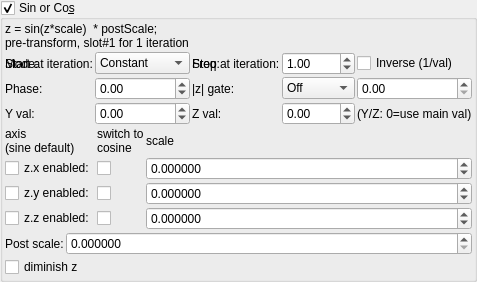
    <widget class="MyGroupBox" name="groupCheck_transf_function_enabledCy_false">
     <property name="title">
      <string>Sin or Co&amp;s</string>
     </property>
     <property name="checkable">
      <bool>true</bool>
     </property>
     <layout class="QVBoxLayout" name="verticalLayout_10" stretch="0,0,0,0,0">
      <property name="spacing">
       <number>2</number>
      </property>
      <property name="leftMargin">
       <number>2</number>
      </property>
      <property name="topMargin">
       <number>2</number>
      </property>
      <property name="rightMargin">
       <number>2</number>
      </property>
      <property name="bottomMargin">
       <number>2</number>
      </property>
      <item>
       <widget class="QLabel" name="label_114">
        <property name="text">
         <string>z = sin(z*scale)  * postScale;
pre-transform, slot#1 for 1 iteration</string>
        </property>
       </widget>
      </item>
      <item>
       <layout class="QGridLayout" name="gridLayout_67">
        <property name="spacing">
         <number>2</number>
        </property>
        <item row="1" column="2">
         <widget class="QLabel" name="label_272">
          <property name="text">
           <string>Stop at iteration:</string>
          </property>
         </widget>
        </item>
        <item row="1" column="0">
         <widget class="QLabel" name="label_270">
          <property name="text">
           <string>Start at iteration:</string>
          </property>
         </widget>
        </item>
        <item row="1" column="1">
         <widget class="MySpinBox" name="spinboxInt_transf_start_iterations_C">
          <property name="sizePolicy">
           <sizepolicy hsizetype="Minimum" vsizetype="Maximum">
            <horstretch>0</horstretch>
            <verstretch>0</verstretch>
           </sizepolicy>
          </property>
          <property name="maximum">
           <number>999</number>
          </property>
         </widget>
        </item>
        <item row="1" column="3">
         <widget class="MySpinBox" name="spinboxInt_transf_stop_iterations_C1">
          <property name="sizePolicy">
           <sizepolicy hsizetype="Minimum" vsizetype="Maximum">
            <horstretch>0</horstretch>
            <verstretch>0</verstretch>
           </sizepolicy>
          </property>
          <property name="maximum">
           <number>999</number>
          </property>
         </widget>
        </item>
      <item row="1" column="0">
       <widget class="QLabel"><property name="text"><string>Mode:</string></property></widget>
      </item>
      <item row="1" column="1">
       <widget class="MyComboBox" name="comboBox_transf_multiplier_value_mode_2">
        <item><property name="text"><string notr="true">Constant</string></property></item>
        <item><property name="text"><string notr="true">Sine</string></property></item>
        <item><property name="text"><string notr="true">Ramp</string></property></item>
        <item><property name="text"><string notr="true">Exponential</string></property></item>
        <item><property name="text"><string notr="true">Triangle</string></property></item>
        <item><property name="text"><string notr="true">Square</string></property></item>
        <item><property name="text"><string notr="true">Smoothstep</string></property></item>
        <item><property name="text"><string notr="true">Noise</string></property></item>
        <item><property name="text"><string notr="true">Ping-pong</string></property></item>
        <item><property name="text"><string notr="true">Stepped</string></property></item>
       </widget>
      </item>
      <item row="1" column="2">
       <widget class="QLabel"><property name="text"><string>Freq:</string></property></widget>
      </item>
      <item row="1" column="3">
       <widget class="MyDoubleSpinBox" name="spinbox_transf_multiplier_frequency_2">
        <property name="minimum"><double>0.01</double></property><property name="maximum"><double>100.0</double></property>
        <property name="singleStep"><double>0.1</double></property><property name="value"><double>1.0</double></property>
       </widget>
      </item>
      <item row="1" column="4" colspan="2">
       <widget class="MyCheckBox" name="checkBox_transf_multiplier_inverse_2">
        <property name="text"><string>Inverse (1/val)</string></property>
       </widget>
      </item>
      <item row="2" column="0">
       <widget class="QLabel"><property name="text"><string>Phase:</string></property></widget>
      </item>
      <item row="2" column="1">
       <widget class="MyDoubleSpinBox" name="spinbox_transf_multiplier_phase_2">
        <property name="minimum"><double>-10.0</double></property><property name="maximum"><double>10.0</double></property>
        <property name="singleStep"><double>0.1</double></property><property name="value"><double>0.0</double></property>
       </widget>
      </item>
      <item row="2" column="2">
       <widget class="QLabel"><property name="text"><string>|z| gate:</string></property></widget>
      </item>
      <item row="2" column="3">
       <widget class="MyComboBox" name="comboBox_transf_multiplier_threshold_mode_2">
        <item><property name="text"><string notr="true">Off</string></property></item>
        <item><property name="text"><string notr="true">&gt; thresh</string></property></item>
        <item><property name="text"><string notr="true">&lt; thresh</string></property></item>
       </widget>
      </item>
      <item row="2" column="4" colspan="2">
       <widget class="MyDoubleSpinBox" name="spinbox_transf_multiplier_threshold_2">
        <property name="minimum"><double>0.0</double></property><property name="maximum"><double>1000.0</double></property>
        <property name="singleStep"><double>0.1</double></property><property name="value"><double>0.0</double></property>
       </widget>
      </item>
      <item row="3" column="0">
       <widget class="QLabel"><property name="text"><string>Y val:</string></property></widget>
      </item>
      <item row="3" column="1">
       <widget class="MyDoubleSpinBox" name="spinbox_transf_multiplier_scale_y_2">
        <property name="minimum"><double>-100.0</double></property><property name="maximum"><double>100.0</double></property>
        <property name="singleStep"><double>0.01</double></property><property name="value"><double>0.0</double></property>
       </widget>
      </item>
      <item row="3" column="2">
       <widget class="QLabel"><property name="text"><string>Z val:</string></property></widget>
      </item>
      <item row="3" column="3">
       <widget class="MyDoubleSpinBox" name="spinbox_transf_multiplier_scale_z_2">
        <property name="minimum"><double>-100.0</double></property><property name="maximum"><double>100.0</double></property>
        <property name="singleStep"><double>0.01</double></property><property name="value"><double>0.0</double></property>
       </widget>
      </item>
      <item row="3" column="4" colspan="2">
       <widget class="QLabel"><property name="text"><string notr="true">(Y/Z: 0=use main val)</string></property></widget>
      </item>
       </layout>
      </item>
      <item>
       <layout class="QGridLayout" name="gridLayout_3" columnstretch="0,0,1">
        <property name="spacing">
         <number>2</number>
        </property>
        <item row="4" column="1">
         <widget class="MyCheckBox" name="checkBox_transf_function_enabledAz_false">
          <property name="text">
           <string/>
          </property>
         </widget>
        </item>
        <item row="4" column="0">
         <widget class="MyCheckBox" name="checkBox_transf_function_enabledAz">
          <property name="text">
           <string>z.z enabled:</string>
          </property>
         </widget>
        </item>
        <item row="3" column="2">
         <widget class="MyDoubleSpinBox" name="spinbox3_transf_constant_multiplierC_111_y">
          <property name="sizePolicy">
           <sizepolicy hsizetype="Minimum" vsizetype="Maximum">
            <horstretch>0</horstretch>
            <verstretch>0</verstretch>
           </sizepolicy>
          </property>
          <property name="prefix">
           <string/>
          </property>
          <property name="suffix">
           <string/>
          </property>
          <property name="decimals">
           <number>6</number>
          </property>
          <property name="minimum">
           <double>-99.989999999999995</double>
          </property>
          <property name="maximum">
           <double>99.989999999999995</double>
          </property>
          <property name="singleStep">
           <double>0.100000000000000</double>
          </property>
         </widget>
        </item>
        <item row="1" column="0">
         <widget class="MyCheckBox" name="checkBox_transf_function_enabledAx">
          <property name="text">
           <string>z.x enabled:</string>
          </property>
         </widget>
        </item>
        <item row="4" column="2">
         <widget class="MyDoubleSpinBox" name="spinbox3_transf_constant_multiplierC_111_z">
          <property name="sizePolicy">
           <sizepolicy hsizetype="Minimum" vsizetype="Maximum">
            <horstretch>0</horstretch>
            <verstretch>0</verstretch>
           </sizepolicy>
          </property>
          <property name="prefix">
           <string/>
          </property>
          <property name="suffix">
           <string/>
          </property>
          <property name="decimals">
           <number>6</number>
          </property>
          <property name="minimum">
           <double>-99.989999999999995</double>
          </property>
          <property name="maximum">
           <double>99.989999999999995</double>
          </property>
          <property name="singleStep">
           <double>0.100000000000000</double>
          </property>
         </widget>
        </item>
        <item row="3" column="0">
         <widget class="MyCheckBox" name="checkBox_transf_function_enabledAy">
          <property name="text">
           <string>z.y enabled:</string>
          </property>
         </widget>
        </item>
        <item row="1" column="2">
         <widget class="MyDoubleSpinBox" name="spinbox3_transf_constant_multiplierC_111_x">
          <property name="sizePolicy">
           <sizepolicy hsizetype="Minimum" vsizetype="Maximum">
            <horstretch>0</horstretch>
            <verstretch>0</verstretch>
           </sizepolicy>
          </property>
          <property name="prefix">
           <string/>
          </property>
          <property name="suffix">
           <string/>
          </property>
          <property name="decimals">
           <number>6</number>
          </property>
          <property name="minimum">
           <double>-99.989999999999995</double>
          </property>
          <property name="maximum">
           <double>99.989999999999995</double>
          </property>
          <property name="singleStep">
           <double>0.100000000000000</double>
          </property>
         </widget>
        </item>
        <item row="1" column="1">
         <widget class="MyCheckBox" name="checkBox_transf_function_enabledAx_false">
          <property name="text">
           <string/>
          </property>
         </widget>
        </item>
        <item row="3" column="1">
         <widget class="MyCheckBox" name="checkBox_transf_function_enabledAy_false">
          <property name="text">
           <string/>
          </property>
         </widget>
        </item>
        <item row="0" column="1">
         <widget class="QLabel" name="label_128">
          <property name="text">
           <string>switch to
cosine</string>
          </property>
         </widget>
        </item>
        <item row="0" column="0">
         <widget class="QLabel" name="label_129">
          <property name="text">
           <string>axis
(sine default)</string>
          </property>
         </widget>
        </item>
        <item row="0" column="2">
         <widget class="QLabel" name="label_133">
          <property name="text">
           <string>scale</string>
          </property>
         </widget>
        </item>
       </layout>
      </item>
      <item>
       <layout class="QGridLayout" name="gridLayout_9" columnstretch="0,1">
        <item row="1" column="1">
         <widget class="MyDoubleSpinBox" name="spinbox_transf_scale">
          <property name="sizePolicy">
           <sizepolicy hsizetype="Minimum" vsizetype="Maximum">
            <horstretch>0</horstretch>
            <verstretch>0</verstretch>
           </sizepolicy>
          </property>
          <property name="prefix">
           <string/>
          </property>
          <property name="suffix">
           <string/>
          </property>
          <property name="decimals">
           <number>6</number>
          </property>
          <property name="minimum">
           <double>0.000000000000000</double>
          </property>
          <property name="maximum">
           <double>99.989999999999995</double>
          </property>
          <property name="singleStep">
           <double>0.100000000000000</double>
          </property>
         </widget>
        </item>
        <item row="1" column="0">
         <widget class="QLabel" name="label_24">
          <property name="text">
           <string>Post scale:</string>
          </property>
         </widget>
        </item>
       </layout>
      </item>
      <item>
       <widget class="MyCheckBox" name="checkBox_transf_function_enabled_false">
        <property name="text">
         <string>diminish z</string>
        </property>
       </widget>
      </item>
     </layout>
    </widget>
